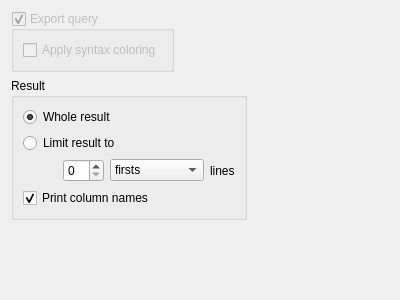
<?xml version="1.0" encoding="UTF-8"?>
<ui version="4.0">
 <class>HtmlWizardPage</class>
 <widget class="QWizardPage" name="HtmlWizardPage">
  <property name="geometry">
   <rect>
    <x>0</x>
    <y>0</y>
    <width>400</width>
    <height>300</height>
   </rect>
  </property>
  <property name="title">
   <string>HTML options</string>
  </property>
  <layout class="QFormLayout" name="formLayout">
   <item row="0" column="0">
    <widget class="QGroupBox" name="queryGroupBox">
     <property name="enabled">
      <bool>false</bool>
     </property>
     <property name="title">
      <string>Export query</string>
     </property>
     <property name="checkable">
      <bool>true</bool>
     </property>
     <layout class="QGridLayout" name="gridLayout">
      <item row="0" column="0">
       <widget class="QCheckBox" name="shCheckBox">
        <property name="enabled">
         <bool>false</bool>
        </property>
        <property name="text">
         <string>Apply syntax coloring</string>
        </property>
       </widget>
      </item>
     </layout>
    </widget>
   </item>
   <item row="1" column="0">
    <widget class="QGroupBox" name="resultGroupBox">
     <property name="title">
      <string>Result</string>
     </property>
     <layout class="QVBoxLayout" name="verticalLayout">
      <item>
       <widget class="QRadioButton" name="wholeResultRadioButton">
        <property name="text">
         <string>Whole result</string>
        </property>
        <property name="checked">
         <bool>true</bool>
        </property>
       </widget>
      </item>
      <item>
       <widget class="QRadioButton" name="limitResultRadioButton">
        <property name="text">
         <string>Limit result to</string>
        </property>
       </widget>
      </item>
      <item>
       <layout class="QHBoxLayout" name="horizontalLayout">
        <item>
         <spacer name="horizontalSpacer">
          <property name="orientation">
           <enum>Qt::Horizontal</enum>
          </property>
          <property name="sizeHint" stdset="0">
           <size>
            <width>40</width>
            <height>21</height>
           </size>
          </property>
         </spacer>
        </item>
        <item>
         <widget class="QSpinBox" name="limitSpinBox"/>
        </item>
        <item>
         <widget class="QComboBox" name="limitComboBox">
          <item>
           <property name="text">
            <string>firsts</string>
           </property>
          </item>
          <item>
           <property name="text">
            <string>lasts</string>
           </property>
          </item>
          <item>
           <property name="text">
            <string>firsts &amp; lasts</string>
           </property>
          </item>
         </widget>
        </item>
        <item>
         <widget class="QLabel" name="label">
          <property name="text">
           <string>lines</string>
          </property>
         </widget>
        </item>
       </layout>
      </item>
      <item>
       <widget class="QCheckBox" name="columnCheckBox">
        <property name="text">
         <string>Print column names</string>
        </property>
        <property name="checked">
         <bool>true</bool>
        </property>
       </widget>
      </item>
     </layout>
    </widget>
   </item>
  </layout>
 </widget>
 <resources/>
 <connections/>
</ui>
